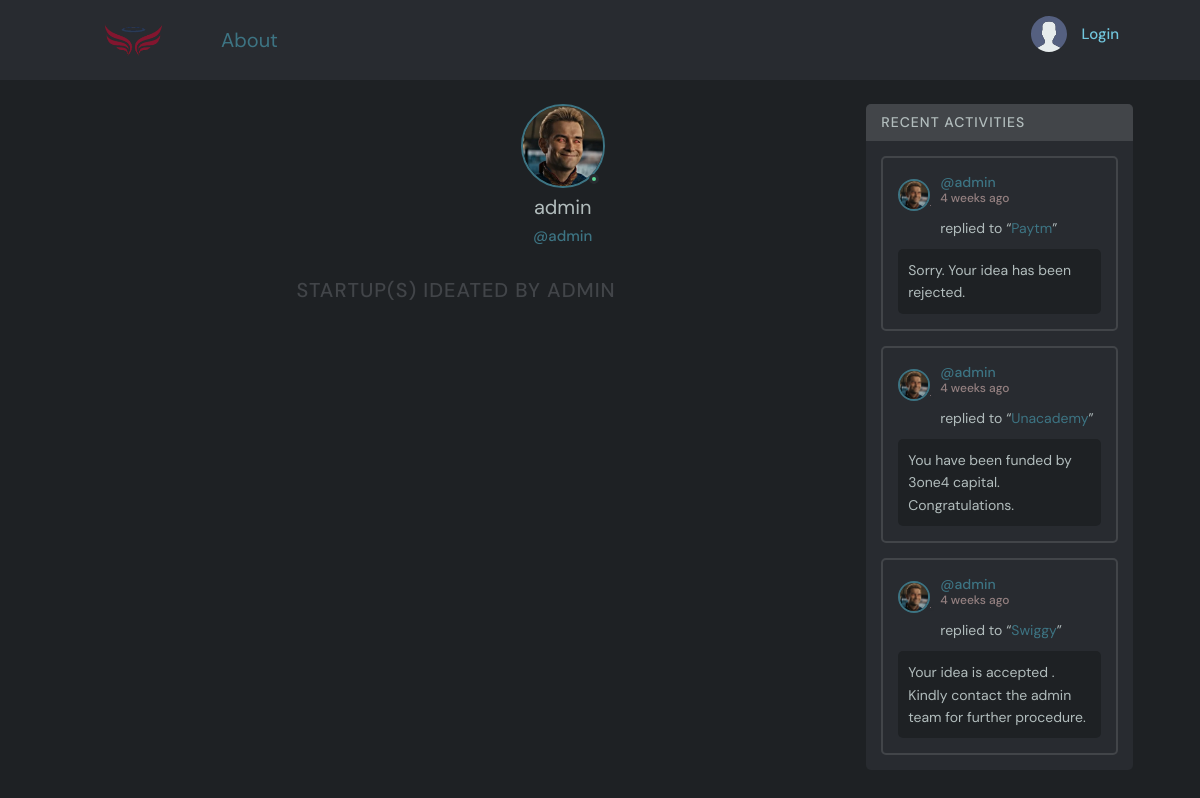
Page /profile/1/ on the committed database.
### base/models.py (models this page shows, shortened)
class User(AbstractUser):
    name = models.CharField(max_length=200,null=True)
    email = models.EmailField(unique=True,null=True)
    bio = models.TextField(null=True)
    avatar = models.ImageField(null=True,default="avatar.svg")
    USERNAME_FIELD = 'email'
    REQUIRED_FIELDS = []

class Message(models.Model):
    user = models.ForeignKey(User, on_delete=models.CASCADE)
    room = models.ForeignKey(Room, on_delete=models.CASCADE) #IF ROOM deleted all messages deleted
    body=models.TextField()
    updated = models.DateTimeField(auto_now=True) #when saved take timestamp
    created = models.DateTimeField(auto_now_add=True) #takes timestamp when FIRST SAVED
    class Meta:
        ordering = ['-updated','-created']

class Room(models.Model):
    host=models.ForeignKey(User, on_delete=models.SET_NULL,null=True)
    topic=  models.ForeignKey(Topic, on_delete=models.SET_NULL,null=True) #if set null allow it to be null (null=Trues)
    name = models.CharField(max_length=200)
    description = models.TextField(null=True,blank=True) #null=True means can be blank
    participants = models.ManyToManyField(User,related_name='participants',blank=True) #cannot use User as User already taken
    updated = models.DateTimeField(auto_now=True) #when saved take timestamp
    created = models.DateTimeField(auto_now_add=True) #takes timestamp when FIRST SAVED
    status = models.CharField(max_length=70,null=True)
    class Meta:
        ordering = ['-updated','-created'] #value --> ascending order , -value descending order
    def __str__(self):
        return str(self.name)

### base/views.py (the view)
# urls.py: path('profile/<str:pk>/',views.userProfile,name="user-profile"),
def userProfile(request,pk):
    user = User.objects.get(id=pk)
    rooms = user.room_set.all()
    room_messages = user.message_set.all()
    topics = Topic.objects.all()
    context = {'user':user , 'rooms':rooms, 'room_messages':room_messages,'topics':topics}
    return render(request,'base/profile.html',context)

### base/templates/base/profile.html (shortened to what this page needs)
{% extends 'main.html' %}
{% block content %}
  <main class="profile-page layout layout--3">
    <div class="container">
      <div class="roomList">
        <div class="profile">
          <div class="profile__avatar">
            <div class="avatar avatar--large active">
              <img src="{{user.avatar.url}}" />
            </div>
          </div>
          <div class="profile__info">
            <h3>{{user.username}}</h3>
            <p>@{{user.username}}</p>
          </div>
        </div>
        <div class="roomList__header">
          <div>
            <h2>Startup(s) Ideated by {{user.username}}</a>
            </h2>
          </div>
        </div>
      </div>
        {% include 'base/activity_component.html' %}
    </div>
  </main>
{% endblock content %}

### templates/main.html (shortened to what this page needs)
<!DOCTYPE html>
{% load static %}
<html lang="en">
  <head>
    <link rel="stylesheet" href={% static 'styles/style.css' %} />
  </head>
  <body>
      {% include 'navbar.html' %}
          {% block content %}
           {% endblock %}
  </body>
</html>

### templates/navbar.html (shortened to what this page needs)
    {% load static %}
    <header class="header header--loggedIn">
      <div  class="container">
        <a href="{% url 'home' %}" class="header__logo">
          <img style="width: 105px; height: 50px; opacity: 0.5; " src={% static 'images/gusec.png' %} />
        </a>
        <a href="{% url 'about' %}" style="margin-top: 9px; margin-left: -60px ; font-size: 20px;" > About </a>
        <nav class="header__menu">
          {%if request.user.is_authenticated%}
          <div  class="header__user">
            <a href="{% url 'user-profile' request.user.id %}">
              <div class="avatar avatar--medium active">
                <img src="{{user.avatar.url}}" />
              </div>
              <p><span style = "font-size: 18px;margin-top: 10px;" >{{request.user.name}}</span></p>
            </a>
            <button class="dropdown-button">
              <svg version="1.1" xmlns="http://www.w3.org/2000/svg" width="32" height="32" viewBox="0 0 32 32">
                <title>chevron-down</title>
                <path d="M16 21l-13-13h-3l16 16 16-16h-3l-13 13z"></path>
              </svg>
            </button>
          </div>
          {% else %}
          <a style="color: #71c6dd;" href="{% url 'login' %}">
            <img src={% static 'images/avatar.svg' %} />
            <p style="margin-top: 10px;">Login</p>
          </a>
          {% endif %}
        </nav>
      </div>
    </header>

### base/templates/base/activity_component.html (shortened to what this page needs)
        <div class="activities">
          <div class="activities__header">
            <h2>Recent Activities</h2>
          </div>
          {% for message in room_messages %}
          <div class="activities__box">
            <div class="activities__boxHeader roomListRoom__header">
              <a href="{% url 'user-profile' message.user.id %}" class="roomListRoom__author">
                <div class="avatar avatar--small">
                  <img src="{{message.user.avatar.url}}" />
                </div>
                <p>
                  @{{message.user.username}}
                  <span>{{message.created|timesince}} ago</span>
                </p>
              </a>
            </div>
            <div class="activities__boxContent">
              <p>replied to “<a href="{% url 'room' message.room.id %}">{{message.room}}</a>”</p>
              <div class="activities__boxRoomContent">
               {{message.body}}
              </div>
            </div>
          </div>
          {% endfor %}
        </div>

### rows in the picture
User: avatar (picture), username "admin", username "ADMIN"
Message: user.avatar (picture), user.username "admin", created "4 weeks", room "Paytm", body "Sorry. Your idea has been rejected."
Message: user.avatar (picture), user.username "admin", created "4 weeks", room "Unacademy", body "You have been funded by 3one4 capital. Congratulations."
Message: user.avatar (picture), user.username "admin", created "4 weeks", room "Swiggy", body "Your idea is accepted . Kindly contact the admin team for further procedure."
